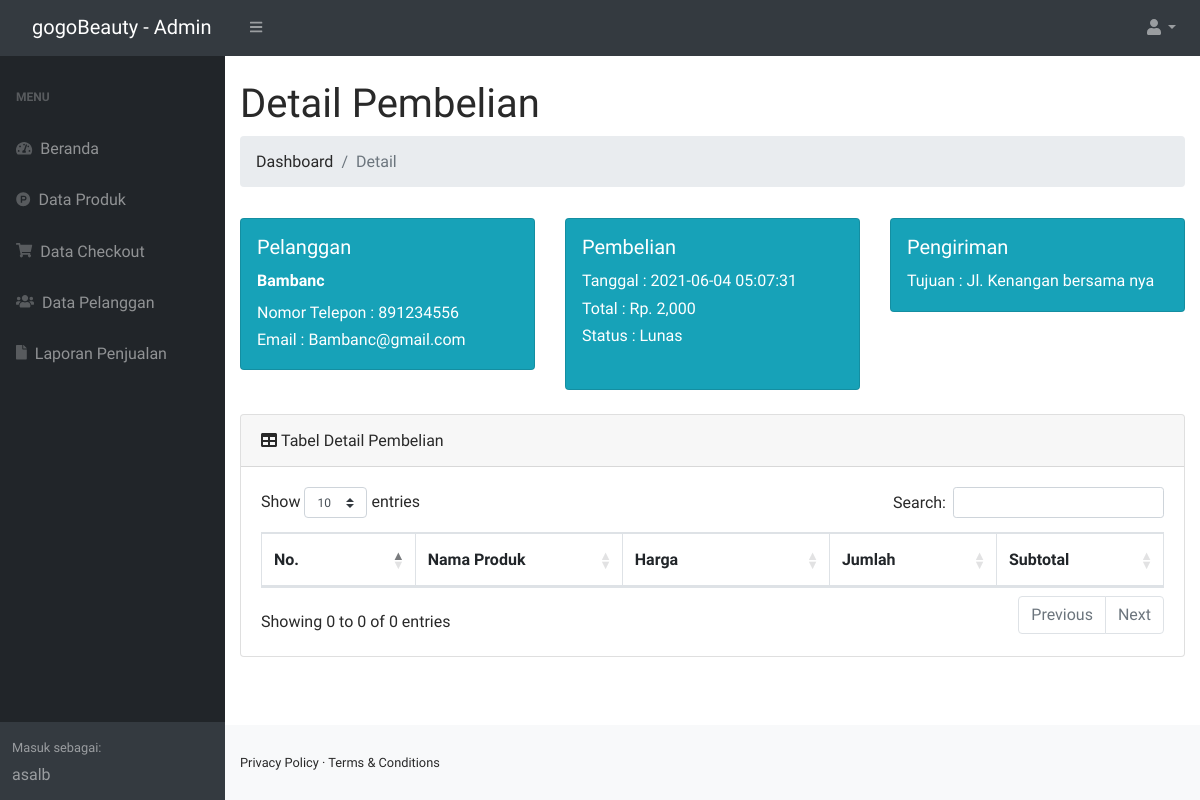
/admin/dist/index.php?halaman=detail&id=1 (signed in), run on the app's committed database.
### tables this page shows
CREATE TABLE `pembelian_barang` (
  `id_pembelian` int(11) NOT NULL,
  `id_pelanggan` int(20) NOT NULL,
  `nama` text NOT NULL,
  `tanggal_pembelian` datetime NOT NULL,
  `alamat` text NOT NULL,
  `no_telp` varchar(20) NOT NULL,
  `total_harga` int(15) NOT NULL,
  `status_pembelian` varchar(100) NOT NULL DEFAULT 'Pending'
);

CREATE TABLE `pelanggan` (
  `id_pelanggan` int(11) NOT NULL,
  `Nama` varchar(30) NOT NULL,
  `username` char(10) NOT NULL,
  `password` varchar(20) NOT NULL,
  `no_hp` int(20) NOT NULL,
  `email` varchar(100) NOT NULL,
  `alamat` text NOT NULL
);

### admin/dist/functions.php (called while the page is built, shortened)
<?php
$conn = mysqli_connect("localhost", "root", "", "jualbeli");
function query($query)
{
    global $conn;
    $result = mysqli_query($conn, $query);
    $rows = [];
    while ($row = mysqli_fetch_assoc($result)) {
        $rows[] = $row;
    }
    return $rows;
}

### admin/dist/detail.php (the view, shortened to what this page needs)
<?php
$id = $_GET['id'];
$detail = query("SELECT * FROM pembelian_barang JOIN pelanggan ON pembelian_barang.id_pelanggan=pelanggan.id_pelanggan
        WHERE pembelian_barang.id_pembelian = '$id'");
?>
<html lang="en">
<head>
</head>
<link rel="stylesheet" href="style.css" type="text/css">
<body>
    <div class="container-fluid">
        <h1 class="mt-4">Detail Pembelian</h1>
        <ol class="breadcrumb mb-1">
            <li class="breadcrumb-item"><a href="index.php">Dashboard</a></li>
            <li class="breadcrumb-item active">Detail</li>
        </ol>
        <br>
        <div class="row">
            <div class="col-md-4">
                <div class="card bg-info text-white">
                    <div class="p-md-3">
                        <h5>Pelanggan</h5>
                        <div class="mb-1">
                            <strong><?= $detail[0]['Nama']; ?></strong>
                        </div>
                        Nomor Telepon : <?= $detail[0]["no_telp"]; ?> <br>
                        Email : <?= $detail[0]["email"]; ?>
                    </div>
                </div>
            </div>
            <div class="col-md-4">
                <div class="card bg-info text-white">
                    <div class="p-md-3">
                        <h5>Pembelian</h5>
                        <div class="mt-1 mb-4">
                            Tanggal : <?= $detail[0]["tanggal_pembelian"]; ?> <br>
                            Total : Rp. <?= number_format($detail[0]["total_harga"]); ?> <br>
                            Status : <?= $detail[0]['status_pembelian']; ?>
                        </div>
                    </div>
                </div>
            </div>
            <div class="col-md-4">
                <div class="card bg-info text-white">
                    <div class="p-md-3">
                        <h5>Pengiriman</h5>
                        Tujuan : <?= $detail[0]["alamat"]; ?>
                    </div>
                </div>
            </div>
        </div>
        <div class="card mb-4 mt-4">
            <div class="card-header">
                Tabel Detail Pembelian
            </div>
            <div class="card-body">
                <div class="table-responsive">
                    <div id="offline_wrapper" class="dataTables_wrapper dt-bootstrap4 no-footer">
                        <div class="row">
                            <div class="col-sm-12 col-md-6">
                                <div class="dataTables_length" id="offline_length"><label>Show <select name="offline_length" aria-controls="offline" class="custom-select custom-select-sm form-control form-control-sm">
                                            <option value="10">10</option>
                                        </select> entries</label></div>
                            </div>
                            <div class="col-sm-12 col-md-6">
                                <div id="offline_filter" class="dataTables_filter"><label>Search:<input type="search" class="form-control form-control-sm" placeholder="" aria-controls="offline"></label></div>
                            </div>
                        </div>
                        <div class="row">
                            <div class="col-sm-12">
                                <table class="table table-bordered dataTable no-footer" id="offline" role="grid" aria-describedby="offline_info" style="width: 100%;" width="100%" cellspacing="0">
                                    <thead>
                                        <tr class="text-center" role="row">
                                            <th class="sorting_asc" tabindex="0" aria-controls="offline" rowspan="1" colspan="1" style="width: 99px;" aria-sort="ascending" aria-label="No: activate to sort column descending">No.
                                            </th>
                                            <th class="sorting" tabindex="0" aria-controls="offline" rowspan="1" colspan="1" style="width: 147px;" aria-label="Nama: activate to sort column ascending">
                                                Nama Produk</th>
                                            <th class="sorting" tabindex="0" aria-controls="offline" rowspan="1" colspan="1" style="width: 147px;" aria-label="Nama: activate to sort column ascending">
                                                Harga</th>
                                            <th class="sorting" tabindex="0" aria-controls="offline" rowspan="1" colspan="1" style="width: 111px;" aria-label="NIK: activate to sort column ascending">Jumlah
                                            </th>
                                            <th class="sorting" tabindex="0" aria-controls="offline" rowspan="1" colspan="1" style="width: 111px;" aria-label="NIK: activate to sort column ascending">Subtotal
                                            </th>
                                        </tr>
                                    </thead>
                                </table>
                            </div>
                        </div>
                        <div class="row">
                            <div class="col-sm-12 col-md-5">
                                <div class="dataTables_info" id="offline_info" role="status" aria-live="polite">Showing 0 to 0 of 0 entries</div>
                            </div>
                            <div class="col-sm-12 col-md-7">
                                <div class="dataTables_paginate paging_simple_numbers" id="offline_paginate">
                                    <ul class="pagination">
                                        <li class="paginate_button page-item previous disabled" id="offline_previous"><a href="#" aria-controls="offline" data-dt-idx="0" tabindex="0" class="page-link">Previous</a></li>
                                        <li class="paginate_button page-item next disabled" id="offline_next"><a href="#" aria-controls="offline" data-dt-idx="1" tabindex="0" class="page-link">Next</a>
                                        </li>
                                    </ul>
                                </div>
                            </div>
                        </div>
                    </div>
                </div>
            </div>
        </div>
    </div>
</body>
</html>

### css/style.css (style rules this page uses)
* { margin: 0; padding: 0; box-sizing: border-box; }
body { background-image: url('img/background.jpg'); font-family:"Didact Gothic", sans-serif ; font-size: 16px; color: #292929; line-height: 1.7em; font-weight: 400; }
a { text-decoration: none; cursor: pointer; transition: 0.3s; color: #292929; }

### data on the page
pembelian_barang: id_pelanggan.Nama "Bambanc", no_telp "891234556", id_pelanggan.email "Bambanc@gmail.com", tanggal_pembelian "2021-06-04 05:07:31", total_harga "2,000", status_pembelian "Lunas", id_pelanggan.alamat "Jl. Kenangan bersama nya"

### other printed values
$nama[$i] "a"
$nama[$i] "s"
$nama[$i] "l"
$nama[$i] "b"
